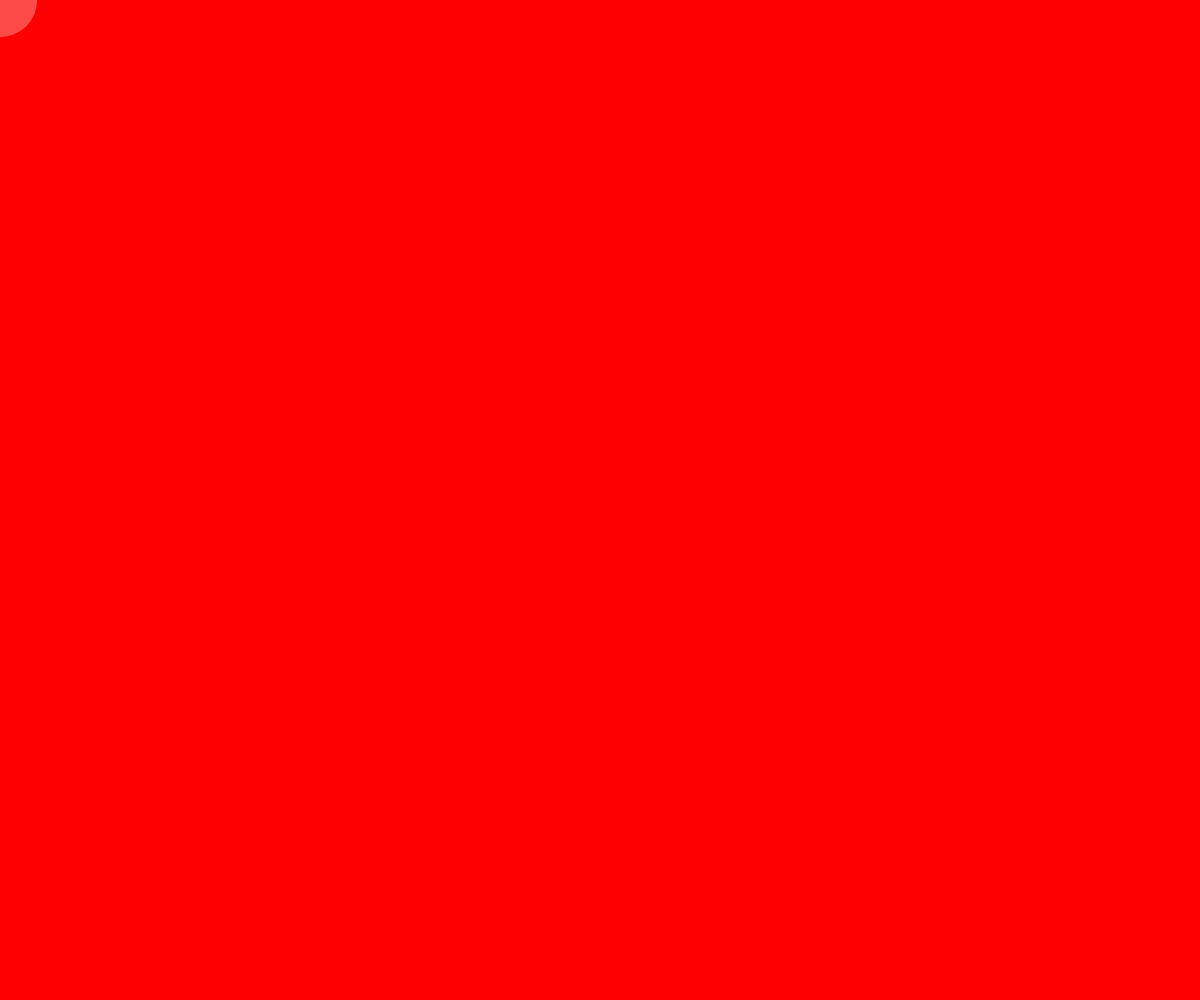
Frame 1 (no input)
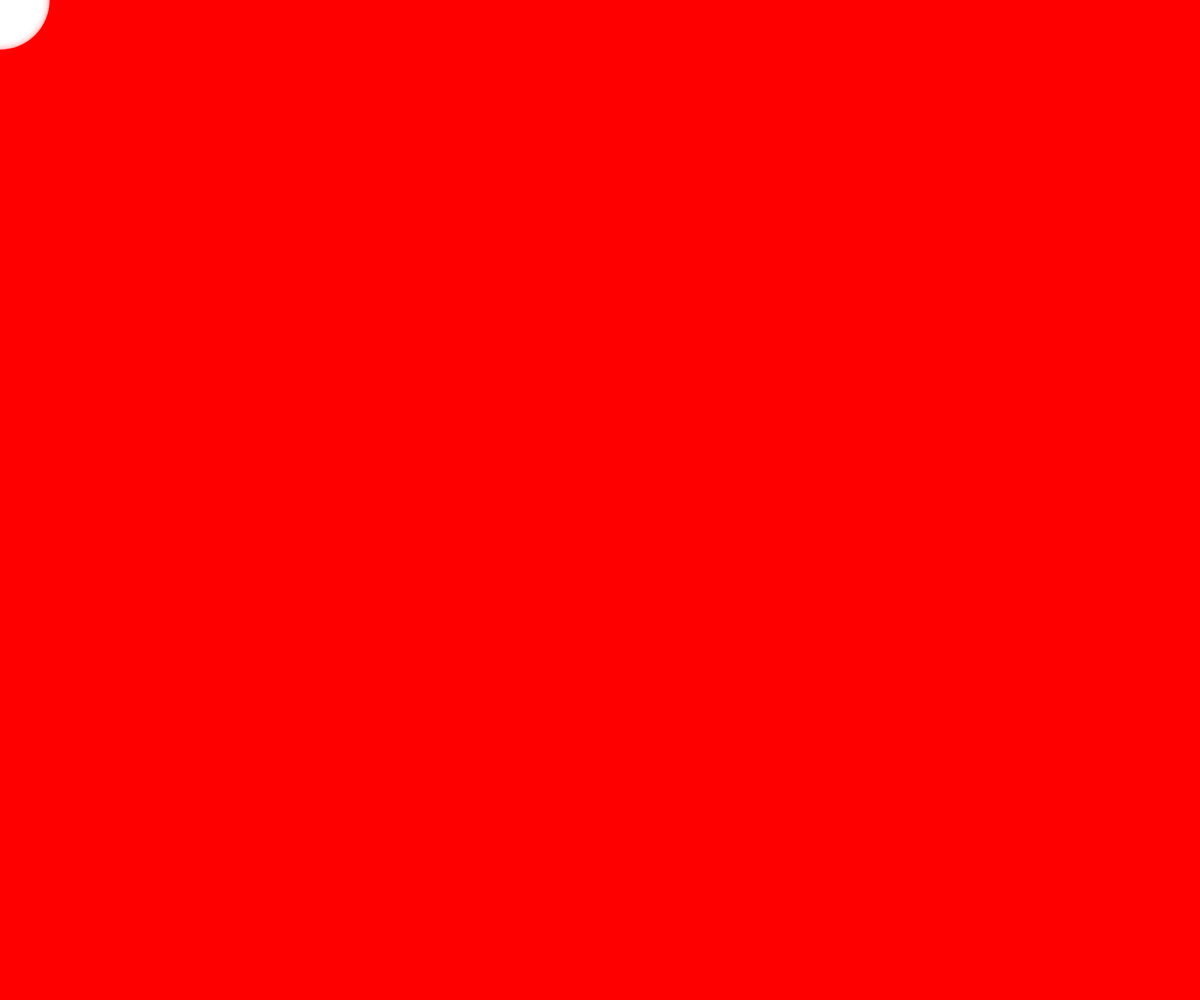
Frame 60 (no input)
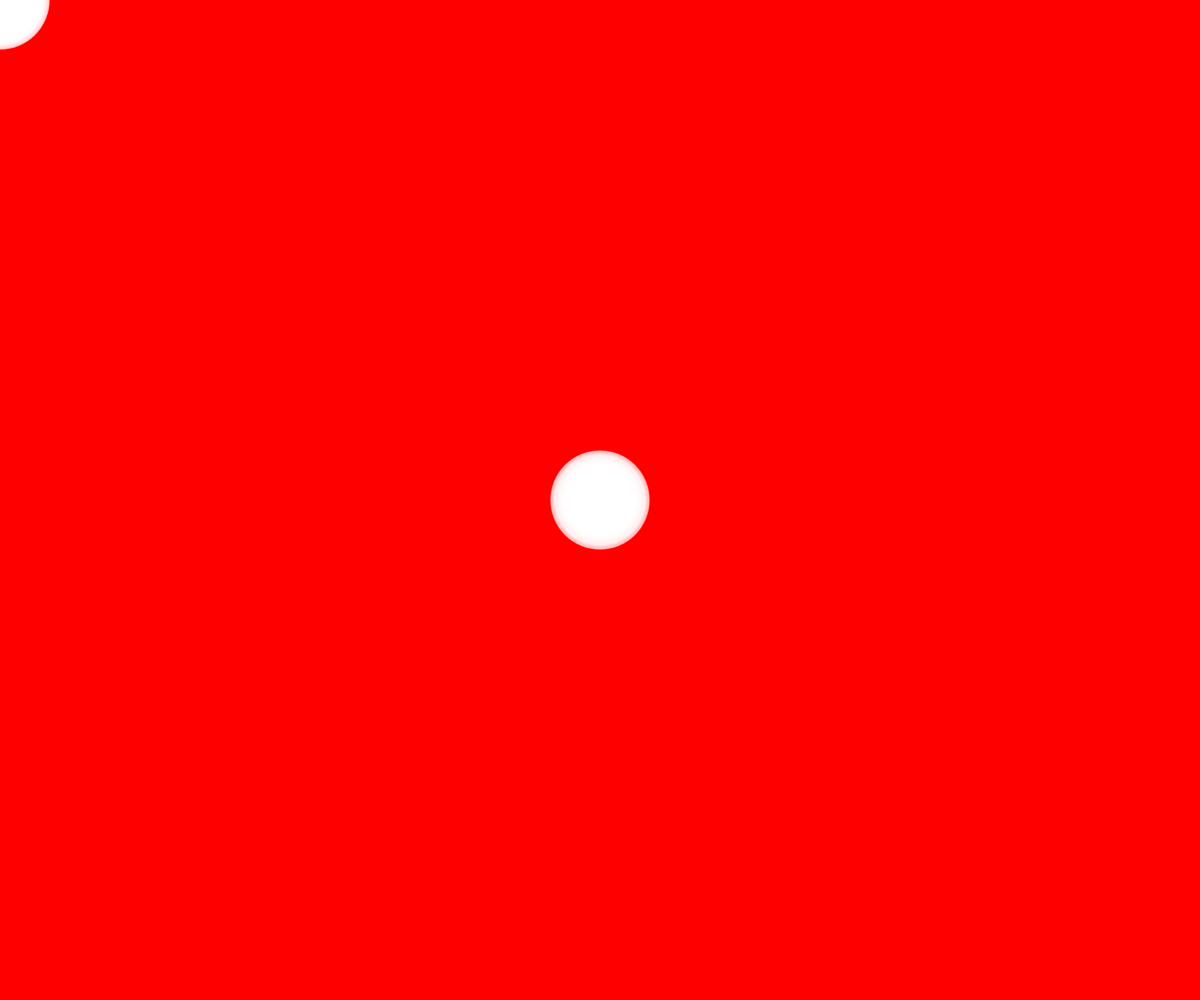
Frame 120 (the mouse pressed at the canvas centre since frame 60)

The p5.js sketch that drew these frames (run headless with seeded random() and noise() and a simulated clock; from frame 60 on, the mouse is pressed at the canvas centre):

// p5.js sketch
// ── sketch.js
var d; 

function setup() {
  createCanvas(windowWidth, windowHeight);
  background(255,0,0);
  //frameRate(2) dejarlo así por si quiero volverlo a usar
}

function draw() {
  d = random (10,100);
  noStroke();
  fill(255,d);
  ellipse(mouseX,mouseY,d,d);
}
